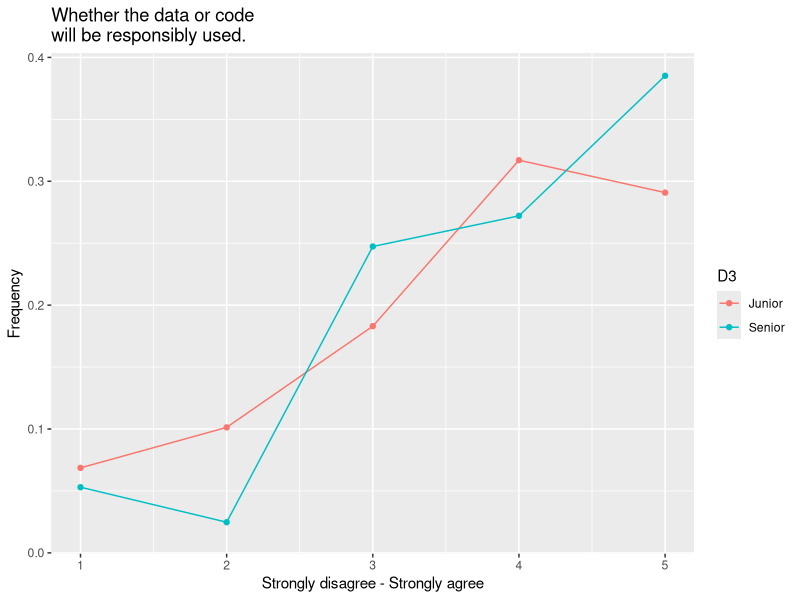
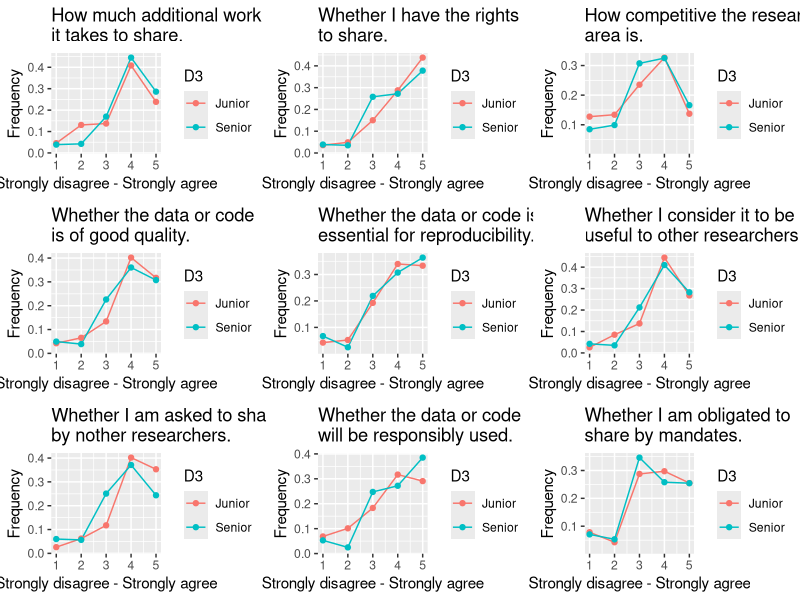

The R script that drew these images, in order:
library(tidyverse)
library(dplyr)
library(ggplot2)
library(readr)
library(gtable)
library(gridExtra)

coded_data <- read_csv("Data/Base/Usable_QC_FA_coded.csv")

# F1 by seniority
F1 <- coded_data %>% #<- change
  filter(!is.na(Sex)) %>%
  group_by(D3, `p5q2 [1]`) %>% #<- change  
  summarize(count = n()) %>%
  mutate(freq = count / sum(count))

p1 <- ggplot(F1, aes(x = `p5q2 [1]`, y = freq, color = D3)) + # <- change
  geom_line() +
  geom_point() +
  ggtitle("How much additional work \nit takes to share.") +
  labs(x = "Strongly disagree - Strongly agree", y = "Frequency")

F2 <- coded_data %>% #<- change
  filter(!is.na(Sex)) %>%
  group_by (D3, `p5q2 [2]`) %>% #<- change  
  summarize(count = n()) %>%
  mutate(freq = count / sum(count))

p2 <- ggplot(F2, aes(x = `p5q2 [2]`, y = freq, color = D3)) + # <- change
  geom_line() +
  geom_point() +
  ggtitle("Whether I have the rights \nto share.") +
  labs(x = "Strongly disagree - Strongly agree", y = "Frequency")

F3 <- coded_data %>% #<- change
  filter(!is.na(Sex)) %>%
  group_by(D3, `p5q2 [3]`) %>% #<- change  
  summarize(count = n()) %>%
  mutate(freq = count / sum(count))

p3 <- ggplot(F3, aes(x = `p5q2 [3]`, y = freq, color = D3)) + # <- change
  geom_line() +
  geom_point() +
  ggtitle("How competitive the research \narea is.") +
  labs(x = "Strongly disagree - Strongly agree", y = "Frequency")

F4 <- coded_data %>% #<- change
  filter(!is.na(Sex)) %>%
  group_by(D3, `p5q2 [4]`) %>% #<- change  
  summarize(count = n()) %>%
  mutate(freq = count / sum(count))

p4 <- ggplot(F4, aes(x = `p5q2 [4]`, y = freq, color = D3)) + # <- change
  geom_line() +
  geom_point() +
  ggtitle("Whether the data or code \nis of good quality.") +
  labs(x = "Strongly disagree - Strongly agree", y = "Frequency")

F5 <- coded_data %>% #<- change
  filter(!is.na(Sex)) %>%
  group_by(D3, `p5q2 [5]`) %>% #<- change  
  summarize(count = n()) %>%
  mutate(freq = count / sum(count))

p5 <- ggplot(F5, aes(x = `p5q2 [5]`, y = freq, color = D3)) + # <- change
  geom_line() +
  geom_point() +
  ggtitle("Whether the data or code is \nessential for reproducibility.") +
  labs(x = "Strongly disagree - Strongly agree", y = "Frequency")

F6 <- coded_data %>% #<- change
  filter(!is.na(Sex)) %>%
  group_by(D3, `p5q2 [6]`) %>% #<- change  
  summarize(count = n()) %>%
  mutate(freq = count / sum(count))

p6 <- ggplot(F6, aes(x = `p5q2 [6]`, y = freq, color = D3)) + # <- change
  geom_line() +
  geom_point() +
  ggtitle("Whether I consider it to be \nuseful to other researchers.") +
  labs(x = "Strongly disagree - Strongly agree", y = "Frequency")

F7 <- coded_data %>% #<- change
  filter(!is.na(Sex)) %>%
  group_by(D3, `p5q2 [7]`) %>% #<- change  
  summarize(count = n()) %>%
  mutate(freq = count / sum(count))

p7 <- ggplot(F7, aes(x = `p5q2 [7]`, y = freq, color = D3)) + # <- change
  geom_line() +
  geom_point() +
  ggtitle("Whether I am asked to share \nby nother researchers.") +
  labs(x = "Strongly disagree - Strongly agree", y = "Frequency")

F8 <- coded_data %>% #<- change
  filter(!is.na(Sex)) %>%
  group_by(D3, `p5q2 [8]`) %>% #<- change  
  summarize(count = n()) %>%
  mutate(freq = count / sum(count))

p8 <- ggplot(F8, aes(x = `p5q2 [8]`, y = freq, color = D3)) + # <- change
  geom_line() +
  geom_point() +
  ggtitle("Whether the data or code \nwill be responsibly used.") +
  labs(x = "Strongly disagree - Strongly agree", y = "Frequency")

F9 <- coded_data %>% #<- change
  filter(!is.na(Sex)) %>%
  group_by(D3, `p5q2 [9]`) %>% #<- change  
  summarize(count = n()) %>%
  mutate(freq = count / sum(count))

p9 <- ggplot(F9, aes(x = `p5q2 [9]`, y = freq, color = D3)) + # <- change
  geom_line() +
  geom_point() +
  ggtitle("Whether I am obligated to \nshare by mandates.") +
  labs(x = "Strongly disagree - Strongly agree", y = "Frequency")

p8
  
  # https://cran.r-project.org/web/packages/egg/vignettes/Ecosystem.html
grid.arrange(
  p1,
  p2,
  p3,
  p4,
  p5,
  p6,
  p7,
  p8,
  p9,
  nrow = 3
)
